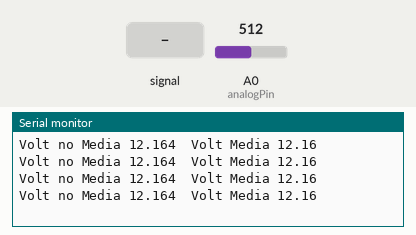
Bench run of a sketch on a simulated Arduino Uno, built with avr-gcc and run on an emulated ATmega328P. On the bench: the last lines printed to the serial monitor. Inputs (shaded band) come from the test bench; at power-on: A0 (analogPin) = 512.

Above: at 1.2 s.
1.3 s: A0 (analogPin) fed a 200 Hz sine of ±81 counts around its level
At 1.59 s:
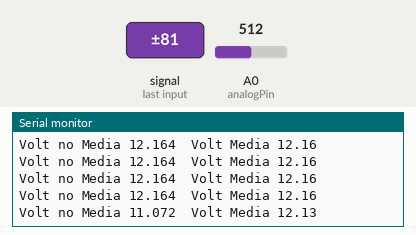
2.8 s: A0 (analogPin) set to 716
At 2.81 s:
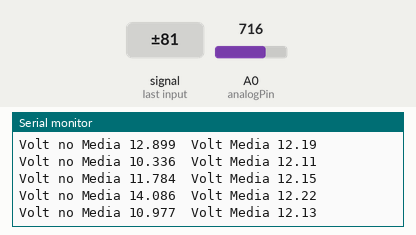
4.3 s: A0 (analogPin) set to 900
At 4.64 s:
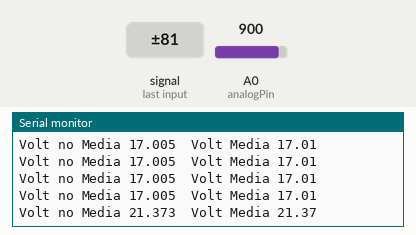
5.8 s: A0 (analogPin) fed a 200 Hz sine of ±81 counts around its level
At 6.48 s:
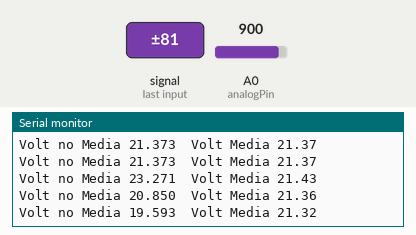
Timing chart, 0 to 8.3 s (numbered marks = the images above; inputs shaded):
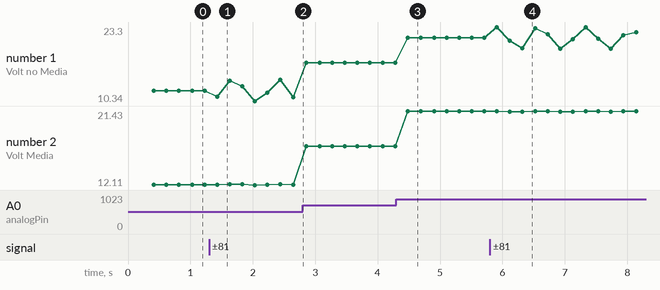

The sketch:

Sensore_Voltmetro_Analogico_1.2_For_AREF_5v.ino
```cpp
//*****************************************************************************************************************************//
//-------------------          By  MastrMarco    Versione 1.2        ISCRIVITI AL CANALE YOUTUBE       ------------------------//
//
//                                  https://www.youtube.com/channel/UCpQb1Iz6M229ylkyXpdJPlw
//*****************************************************************************************************************************//

#define analogPin A0  //PIN Analogico dove è collegato il punto centrale del partitore resistivo
int dataAnalog;
int Campionamento = 50;       // Numero di Campionamenti per fare una Media
const float VoltRef = 4.856;  // V = 5.XXX | mV = 5XXX.00 Tensione di riferimento per i pin Analogici
float Con;


float R1 = 30000;       // Inserire il valore del Resistore R1 indicato nello Schema
float R2 = 7500;         // Inserire il valore del Resistore R2 indicato nello Schema
float ADJ_Error = 0.00;  //Valore in Volt da aggiungere per diminuire l'errore di lettura


float Volt;  // Valore Convertito in Tensione


//Delay Millis per la scrittura sulla seriale
unsigned long Tempo0 = 0;
const int DelayVirtuale = 200;


//Start
void setup() {
  Serial.begin(115200);
  pinMode(analogPin, INPUT);

  Serial.println("MastrMarco");
  Serial.print("DC VOLTMETRO 1.2v");
}

//Loop
void loop() {

  float VoltMedia = 0;
  for (int i = 0; i < Campionamento; i++) {
    dataAnalog = analogRead(analogPin);
    if (dataAnalog != 0 and dataAnalog < 1023) {
      Con = (dataAnalog + 0.5) * (VoltRef / (pow(2, 10) - 1));
      Volt = Con / (R2 / (R1 + R2));
      if (i != 0) {
        VoltMedia += Volt + ADJ_Error;
      }
    } else {
      i--;
    }
  }
  VoltMedia /= (Campionamento - 1);


  // Delay Seriale
  if (millis() >= (Tempo0 + DelayVirtuale)) {
    //Scrittura su seriale
    Serial.print("Volt no Media ");
    Serial.print(Volt, 3);
    Serial.print("  Volt Media ");
    Serial.println(VoltMedia);
    Tempo0 = millis();
  }
}
```

Measured:
- after the input at 1.3 s, the serial monitor: prints a new line after 0.13 s (image 1)
- after the input at 4.3 s, the serial monitor: prints a new line after 0.18 s (image 3)
- after the input at 5.8 s, the serial monitor: prints a new line after 0.11 s (image 4)
- plotted number 1: 12.16 → 10.98 after the input at 1.3 s, 10.98 → 17 after the input at 2.8 s, 17 → 21.37 after the input at 4.3 s, 21.37 → 22.37 after the input at 5.8 s
- plotted number 2: 12.16 → 12.13 after the input at 1.3 s, 12.13 → 17.01 after the input at 2.8 s, 17.01 → 21.37 after the input at 4.3 s, 21.37 → 21.41 after the input at 5.8 s
